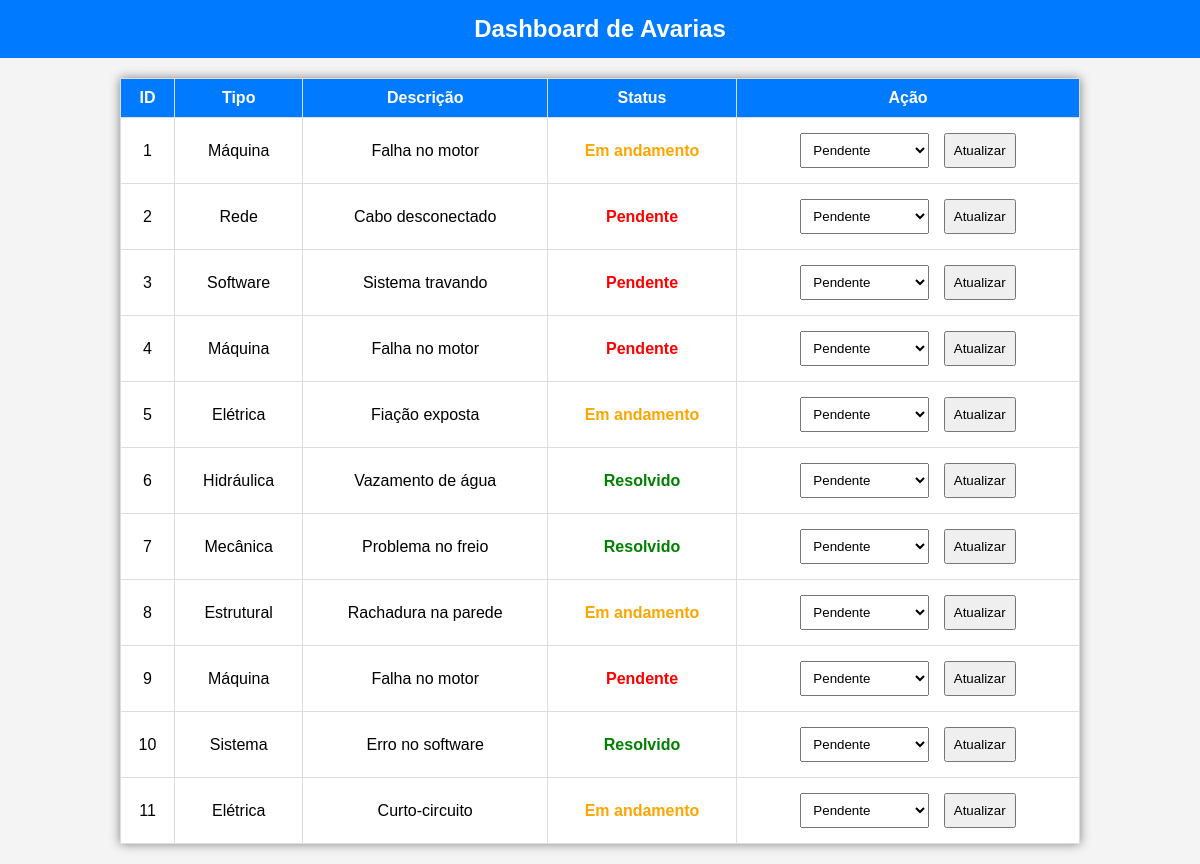
/dashboard, run on the app's committed database.
### tables this page shows
CREATE TABLE avarias (
    id INTEGER PRIMARY KEY AUTOINCREMENT,
    tipo TEXT NOT NULL,
    descricao TEXT NOT NULL,
    status TEXT DEFAULT 'Pendente'
);

### templates/app.py (the view)
@app.route('/dashboard')
def dashboard():
    conn = conectar_bd()
    cursor = conn.cursor()
    cursor.execute("SELECT * FROM avarias")
    avarias = cursor.fetchall()
    conn.close()
    return render_template('dashboard.html', avarias=avarias)

### templates/app.py (called while the page is built)
def conectar_bd():
    return sqlite3.connect("sgr.db")

### templates/dashboard.html (shortened to what this page needs)
<!DOCTYPE html>
<html lang="pt">
<head>
</head>
<body>
    <h2>Dashboard de Avarias</h2>
    <table>
        <tr>
            <th>ID</th>
            <th>Tipo</th>
            <th>Descrição</th>
            <th>Status</th>
            <th>Ação</th>
        </tr>
        {% for avaria in avarias %}
        <tr>
            <td>{{ avaria[0] }}</td>
            <td>{{ avaria[1] }}</td>
            <td>{{ avaria[2] }}</td>
            <td class="{% if avaria[3] == 'Pendente' %}pendente{% elif avaria[3] == 'Em andamento' %}andamento{% else %}resolvido{% endif %}">
                {{ avaria[3] }}
            </td>
            <td>
                <form action="/update_avaria/{{ avaria[0] }}" method="POST">
                    <select name="status">
                        <option value="Pendente">Pendente</option>
                    </select>
                    <button type="submit">Atualizar</button>
                </form>
            </td>
        </tr>
        {% endfor %}
    </table>
</body>
</html>

### templates/dashboard.html (style rules this page uses)
body { font-family: Arial, sans-serif; background-color: #f4f4f4; margin: 0; padding: 0; text-align: center; }
h2 { background: #007BFF; color: white; padding: 15px; margin: 0; }
table { width: 80%; margin: 20px auto; border-collapse: collapse; background: white; box-shadow: 0px 0px 10px gray; }
th, td { padding: 10px; border: 1px solid #ddd; text-align: center; }
th { background: #007BFF; color: white; }
select, button { padding: 8px; margin: 5px; }
.pendente { color: red; font-weight: bold; }
.andamento { color: orange; font-weight: bold; }
.resolvido { color: green; font-weight: bold; }

### data on the page
avarias: id "1", tipo "Máquina", descricao "Falha no motor", status "Em andamento"
avarias: id "2", tipo "Rede", descricao "Cabo desconectado", status "Pendente"
avarias: id "3", tipo "Software", descricao "Sistema travando", status "Pendente"
avarias: id "4", tipo "Máquina", descricao "Falha no motor", status "Pendente"
avarias: id "5", tipo "Elétrica", descricao "Fiação exposta", status "Em andamento"
avarias: id "6", tipo "Hidráulica", descricao "Vazamento de água", status "Resolvido"
avarias: id "7", tipo "Mecânica", descricao "Problema no freio", status "Resolvido"
avarias: id "8", tipo "Estrutural", descricao "Rachadura na parede", status "Em andamento"
avarias: id "9", tipo "Máquina", descricao "Falha no motor", status "Pendente"
avarias: id "10", tipo "Sistema", descricao "Erro no software", status "Resolvido"
avarias: id "11", tipo "Elétrica", descricao "Curto-circuito", status "Em andamento"
